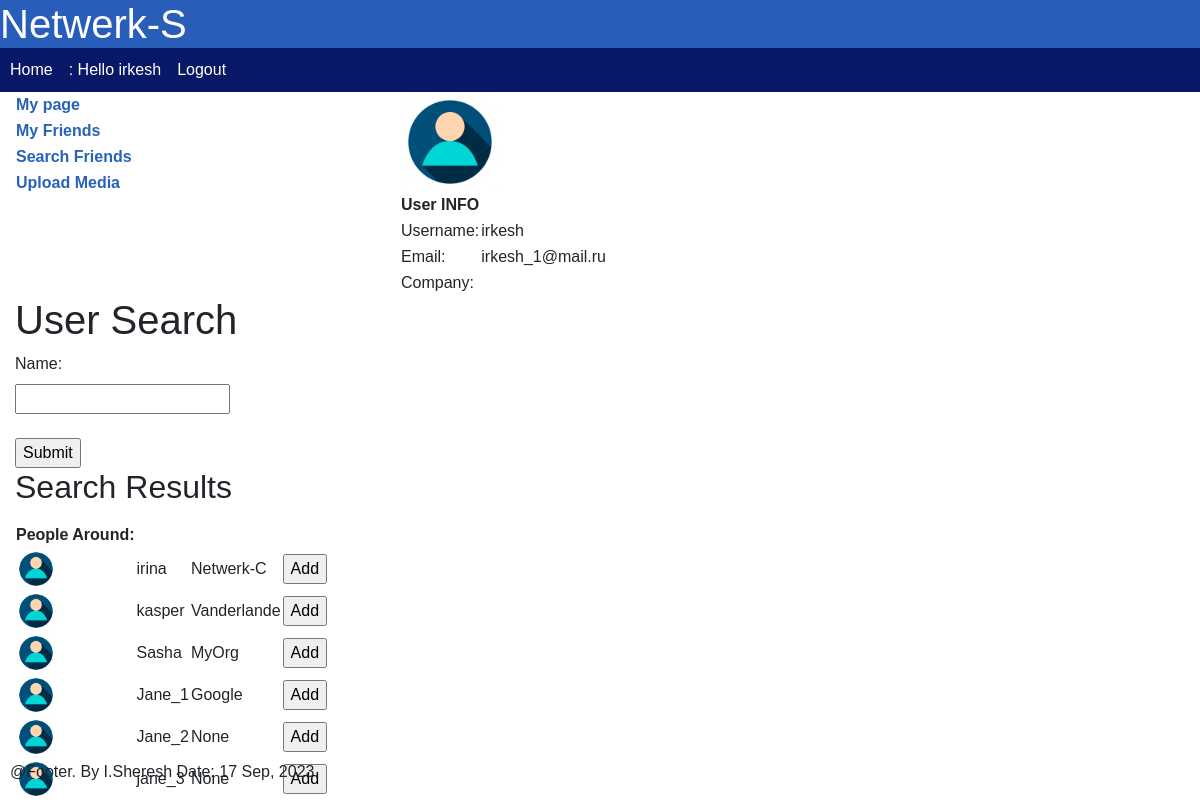
The app's page /search_friends/ (signed in) with its own data.
### social/models.py (models this page shows, shortened)
class AppUser(models.Model):
    user = models.OneToOneField(User, on_delete=models.CASCADE)
    bio = models.TextField(blank=True)
    profileimg = models.ImageField(upload_to='profile_images', default='blank-profile-picture.png')
    organisation = models.CharField(max_length=256, null=True, blank=True)
    location = models.CharField(max_length=100, blank=True)
    friends = models.ManyToManyField('self', blank=True, symmetrical=False)

### social/views.py (the view)
# urls.py: path('search_friends/', views.appUserList, name='search_friends'),
def appUserList(request):
    search_users=[]
    current_user_id = request.user.id
    friendships = Friendship.objects.filter(
        Q(sender_id=current_user_id, status__iexact="accepted") |
        Q(receiver_id=current_user_id, status__iexact="accepted")
    )
    other_user_ids = []
    for friendship in friendships:
        if friendship.sender_id != current_user_id:
            other_user_ids.append(friendship.sender_id)
        if friendship.receiver_id != current_user_id:
            other_user_ids.append(friendship.receiver_id)
    other_user_ids = list(set(other_user_ids))
    if request.method == 'POST':
        form = UserSearchForm(request.POST)
        if form.is_valid():
            friend_name = form.cleaned_data['friend_name']
            users = User.objects.filter(username__icontains=friend_name)
            user_instances = users.all()  # or users.iterator() for memory-efficient retrieval
            appUsers = AppUser.objects.filter(user__in=user_instances)
        else:
            appUsers = AppUser.objects.exclude(id__in=other_user_ids)[:12]
    else:
        form = UserSearchForm()
        appUsers = AppUser.objects.exclude(id__in=other_user_ids)[:12]
    return render(request, 'social/search_friends.html', {'appusers': appUsers, 'search_users': search_users})

### social/templatetags/my_tags.py (called while the page is built)
@register.simple_tag
def todays_date():
    return datetime.datetime.now().strftime("%d %b, %Y")

### social/templates/social/search_friends.html (shortened to what this page needs)
{% extends "./base.html" %}
{% load bootstrap4 %}
{% block content %}
    <h1>User Search</h1>
    <form  method="POST"  enctype="multipart/form-data">
      <label for="friend_name">Name:</label><br>
      <input type="text" id="friend_name" name="friend_name"><br><br>
      <input type="submit" value="Submit">
    </form>
    {% if not search_users.empty %}
    <h2>Search Results</h2>
    {% endif %}
    <table>
      <tr><th>People Around:</th></tr>
      {% for appuser in appusers %}
      <tr>
          {% if appuser.user != user%}
          <td><img src="../static/media/user_placeholder.jpg" alt="Avatar" width="40px" height="40px"></td>
          <td>{{appuser.user.username}}</td>
          <td>{{appuser.organisation}}</td>
          <td>
            <form method="post" action="{% url 'send_friend_request' appuser.user.id %}">
                <input type="submit" value="Add">
            </form>
          </td>
          {%endif %}
      </tr>
      {% endfor %}
    </table>
{% endblock %}

### social/templates/social/base.html
{% include "./header.html" %}
{% include "./title.html" %}
<div class="container-fluid">
<div class="row">
{% block geneList %}
<div class="col-4" >
  <table>
    <tr><th><a href = '../'> My page </a></th></tr>
    <tr><th><a href = '../list_friends/'> My Friends </a></th></tr>
    <tr><th><a href = '../search_friends/'> Search Friends </a></th></tr>
    <tr><th><a href = '../upload_media/'> Upload Media </a></th></tr>
  </table>
</div>
<div>
{% if user.is_authenticated %}
      <table>
        <tr><th>User INFO</th></tr>
        <tr><img src="../static/media/user_placeholder.jpg" alt="Avatar" width="100px" height="100px"> </tr>
        <tr><td>Username:</td><td>{{ user.username }}</td></tr>
        <tr><td>Email:</td><td>{{ user.email }}</td></tr>
        <tr><td>Company: </td><td> {{ app_user.organisation }}</td></tr>
      </table>
{% endif %}
</div>
{% endblock%}
<div  class="col-8" class="content">
  {% block content %}Didn't render content{% endblock %}
</div>
</div>
</div>
{% include "./footer.html" %}

### social/templates/social/title.html (shortened to what this page needs)
<nav class="navbar navbar-expand-md sticky-top flex-column">
  <div class="w-100 d-flex">
    <div class="navbar-header" id="header">
      <h1 id="application_title"> Netwerk-S </h1></h2>
    </div>
  </div>
  <div class="w-100 d-flex">
   <ul class="navbar-nav mr-auto" id="navigation">
      <li class="nav-item active">
       <a class="nav-link" href="/">Home <span class="sr-only">(current)</span></a>
       </li>
    {% if user.is_authenticated %}
    <li class="nav-item active">
      <a class="nav-link" href="#"> : Hello {{ user.username }} <span class="sr-only">(current)</span></a>
    </li>
    <li class="nav-item active">
      <a class="nav-link" href="../logout"> Logout<span class="sr-only">(current)</span></a>
    </li>
    {% endif %}
   </ul>
   </div>
</nav>

### social/static/css/social.css (style rules this page uses)
body { font-family: Sans-Serif; margin: 0px; border: 0px; padding: 0px; min-height: 100vh; display: flex; flex-direction: column; }
#application_title { display: inline; }
#header { width: 100%; background-color: #7f96ba; color: #ffffff; }
#navigation { width: 100%; background-color: #081866; color: #ffffff; padding: 2px; }
#application_title { display: inline; vertical-align: middle; }
#header { vertical-align: middle; width: 100%; background-color: #285db9; }
a { text-decoration: none; color: #2862b9 }
.nav-link { color: white; }
.navbar { padding: 0px; }

### records on screen
AppUser: user.username "irina", organisation "Netwerk-C"
AppUser: user.username "kasper", organisation "Vanderlande"
AppUser: user.username "Sasha", organisation "MyOrg"
AppUser: user.username "Jane_1", organisation "Google"
AppUser: user.username "Jane_2", organisation "None"
AppUser: user.username "jane_3", organisation "None"

### other values on screen
{{ user.username }} "irkesh"
{{ user.email }} "irkesh_1@mail.ru"
